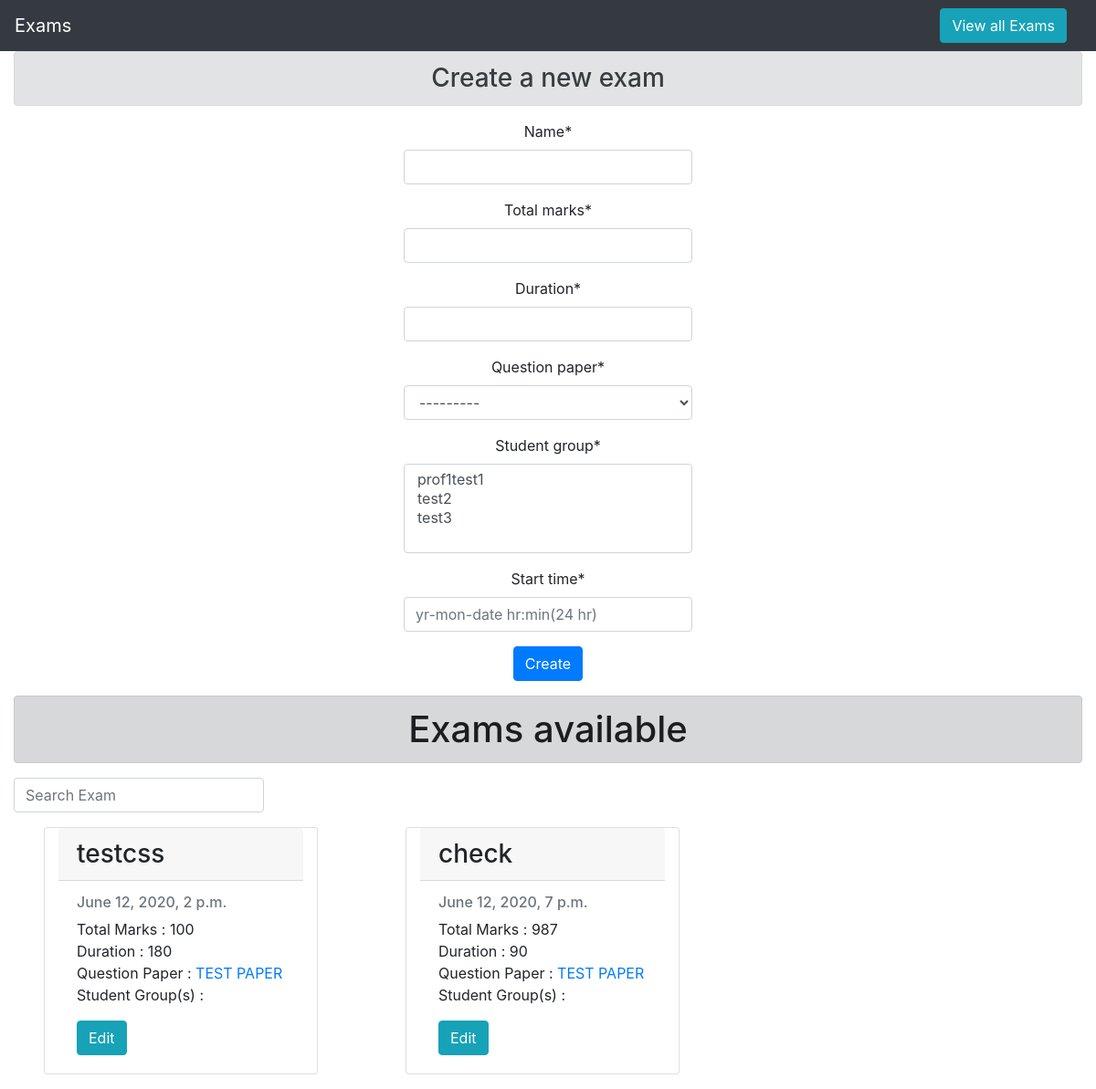
/prof/profusername/exams, run on an earlier commit of the app's database.
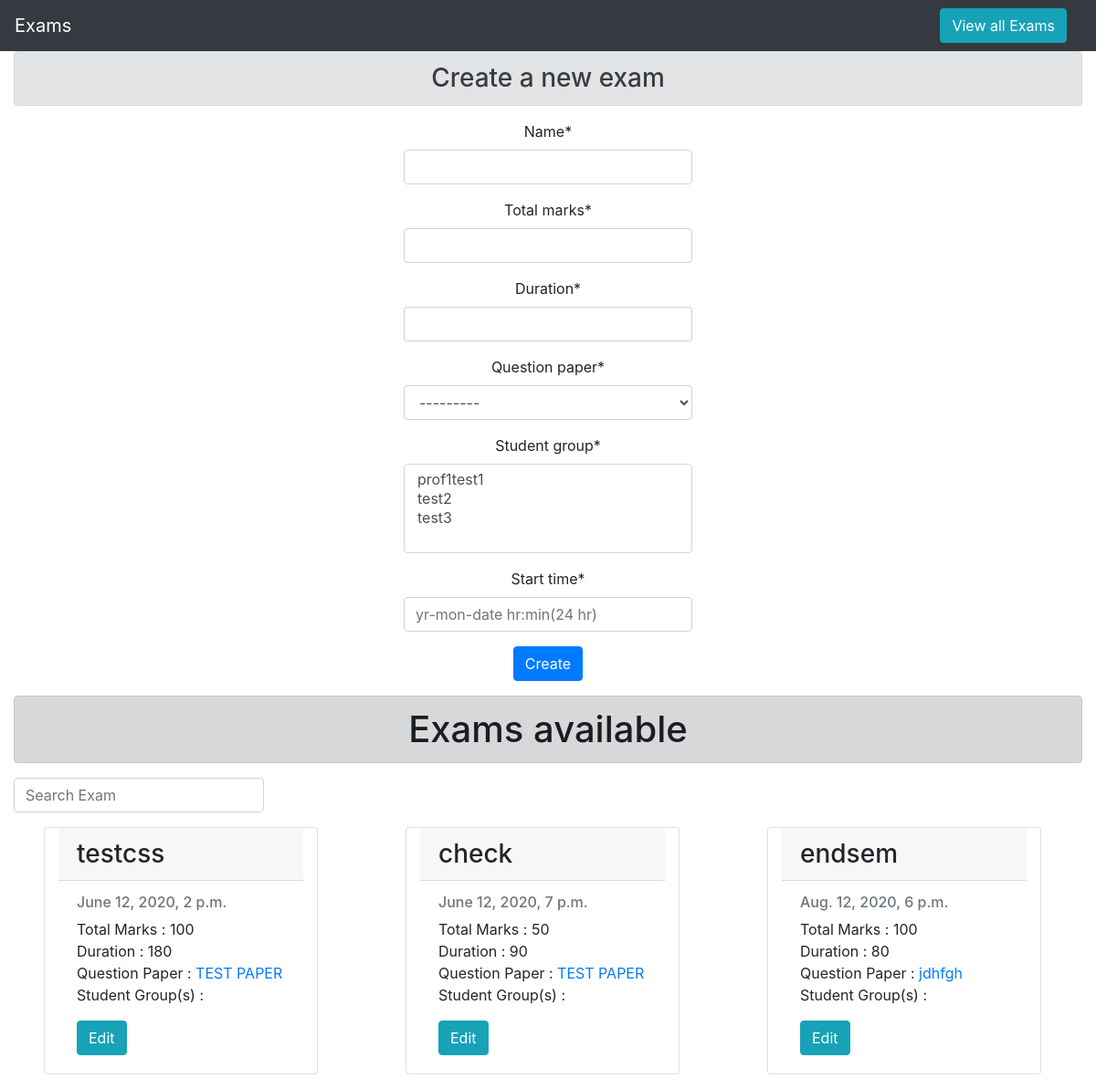
And on a later commit of the database.
### main/models.py (models this page shows)
class Exam_Model(models.Model):
    professor = models.ForeignKey(User, limit_choices_to={
                                  'groups__name': "Professor"}, on_delete=models.CASCADE)
    name = models.CharField(max_length=50)
    total_marks = models.IntegerField()
    duration = models.IntegerField()
    question_paper = models.ForeignKey(
        Question_Paper, on_delete=models.CASCADE, related_name='exam')
    student_group = models.ManyToManyField(Special_Students)
    start_time = models.DateTimeField()
    def __str__(self):
        return self.name

class Question_Paper(models.Model):
    professor = models.ForeignKey(User, limit_choices_to={
                                  'groups__name': "Professor"}, on_delete=models.CASCADE)
    qPaperTitle = models.CharField(max_length=100)
    questions = models.ManyToManyField(Question_DB)
    def __str__(self):
        return f' Question Paper Title :- {self.qPaperTitle}\n'

### prof/views.py (the view, shortened to what this page needs)
# urls.py: path('<str:prof_username>/exams', views.view_exams, name='view_exams'),
def view_exams(request, prof_username):
    prof = User.objects.get(username=prof_username)
    new_Form = ExamForm()
    new_Form.fields["student_group"].queryset = Special_Students.objects.filter(
        professor=prof)
    new_Form.fields["question_paper"].queryset = Question_Paper.objects.filter(
        professor=prof)
    exams = Exam_Model.objects.filter(professor=prof)
    group_dict = {}
    for exam in exams:
        group_dict[exam] = list(exam.student_group.all())
    print(group_dict)
    return render(request, 'prof/view_exams.html', {
        'exams': exams, 'examform': new_Form, 'prof': prof,
        'group_dict': group_dict
    })

### main/models.py
class ExamForm(ModelForm):
    class Meta:
        model = Exam_Model
        fields = '__all__'
        widgets = {
            'start_time': TextInput(attrs={'placeholder': 'yr-mon-date hr:min(24 hr)'})
        }
        exclude = ['professor']

### main/models.py (called while the page is built)
    def __str__(self):
        return self.category_name

### prof/templates/prof/view_exams.html (shortened to what this page needs)
{% load crispy_forms_tags %}
{% load static %}
<!DOCTYPE html>
<html lang="en">
<head>
    <link rel="stylesheet" href="https://maxcdn.bootstrapcdn.com/bootstrap/4.2.1/css/bootstrap.min.css">
    <link rel="stylesheet" href="https://stackpath.bootstrapcdn.com/font-awesome/4.7.0/css/font-awesome.min.css">
</head>
<body>
    <nav class="navbar bg-dark navbar-dark">
        <a class="navbar-brand" href="#">Exams</a>
        <button type="button" class="btn btn-info mx-3" id="updateButton" onclick="smoothScroll(document.getElementById('exams'))">View all Exams</button>
    </nav>
    <div class="container-fluid">
        <h3 class="alert alert-secondary" align="center">Create a new exam</h3>
        <div align='center'>
            <div class="container d-flex h-100 row justify-content-center col-20">
                <form align='center' method="POST">
                    {{ examform|crispy }}
                    <input class="btn btn-primary" type="submit" value="Create">
                </form>
            </div>
        </div>
        <div id='exams'>
            <h1 class="alert alert-dark my-3" align="center">Exams available</h1>
            <form class="form-inline my-2 my-lg-0">
                <input id="searchExam" class="form-control mr-sm-2" type="search" placeholder="Search Exam"
                    aria-label="Search">
            </form>
            <div class="row">
                {% for t in exams %}
                <div class="card my-3 mx-5 col-sm-3">
                    <h3 class="card-header">{{ t.name }}</h3>
                    <div class="card-body">
                        <h6 class="card-subtitle mb-2 text-muted">{{ t.start_time }}</h6>
                        <p class="card-text">
                            Total Marks : {{t.total_marks}}<br>
                            Duration : {{t.duration}}<br>
                            Question Paper : <a href="{% url 'prof:view_specific_paper' prof.username t.question_paper.id %}">{{ t.question_paper.qPaperTitle }}</a><br>
                            Student Group(s) :
                        </p>
                        <a href="{% url 'prof:edit_exam' prof.username t.id %}" class="card-link btn btn-info">Edit</a>
                    </div>
                </div>
                {% empty %}
                <h3>No exams</h3>
                {% endfor %}
            </div>
        </div>
    </div>
</body>
</html>

What changed in the data, as far as the page shows it:
changed Exam_Model "check": total_marks "987" → "50"
added Exam_Model: name "endsem", start_time "Aug. 12, 2020, 6 p.m.", total_marks "100", duration "80", question_paper.qPaperTitle "jdhfgh"
